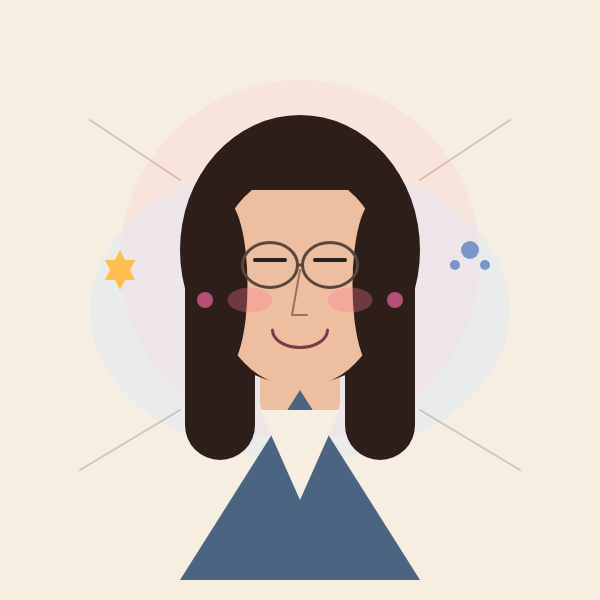
Frame 1 (no input)
Frame 60 (no input): identical to frame 1, image omitted
Frame 120 (the mouse pressed at the canvas centre since frame 60): identical to frame 1, image omitted

The p5.js sketch that drew this single still picture (run headless with seeded random() and noise() and a simulated clock; from frame 60 on, the mouse is pressed at the canvas centre):

// p5.js sketch
// ── sketch.js
function setup() {
  createCanvas(600, 600);
}

function draw() {
  background(245, 238, 225);

  // background aura
  noStroke();
  fill(255, 210, 210, 90);
  circle(300, 260, 360);

  fill(210, 230, 255, 80);
  ellipse(300, 310, 420, 300);

  // decorative lines
  stroke(120, 90, 80, 70);
  strokeWeight(2);
  line(90, 120, 180, 180);
  line(510, 120, 420, 180);
  line(80, 470, 180, 410);
  line(520, 470, 420, 410);

  // neck
  noStroke();
  fill(238, 190, 160);
  rect(260, 340, 80, 90, 30);

  // shirt
  fill(75, 100, 130);
  triangle(180, 580, 300, 390, 420, 580);
  fill(245, 238, 225);
  triangle(260, 410, 300, 500, 340, 410);

  // long hair back
  fill(45, 30, 25);
  ellipse(300, 250, 240, 270);
  rect(185, 210, 70, 250, 40);
  rect(345, 210, 70, 250, 40);

  // face
  fill(238, 190, 160);
  ellipse(300, 280, 175, 215);

  // middle-part hair shape
  fill(45, 30, 25);
  arc(270, 190, 130, 110, PI, TWO_PI);
  arc(330, 190, 130, 110, PI, TWO_PI);

  stroke(80, 55, 45);
  strokeWeight(3);

  // side hair
  noStroke();
  fill(45, 30, 25);
  ellipse(225, 285, 45, 170);
  ellipse(375, 285, 45, 170);

  // earrings
  fill(180, 80, 120);
  circle(205, 300, 16);
  circle(395, 300, 16);

  // eyes
  stroke(35);
  strokeWeight(4);
  line(255, 260, 285, 260);
  line(315, 260, 345, 260);

  // blush
  noStroke();
  fill(255, 120, 140, 80);
  ellipse(250, 300, 45, 25);
  ellipse(350, 300, 45, 25);

  // nose
  stroke(160, 110, 95);
  strokeWeight(2);
  line(300, 270, 292, 315);
  line(292, 315, 307, 315);

  // mouth
  noFill();
  stroke(120, 60, 70);
  strokeWeight(3);
  arc(300, 330, 55, 35, 0, PI);

  // glasses / artistic frame
  noFill();
  stroke(90, 70, 60);
  strokeWeight(3);
  ellipse(270, 265, 55, 45);
  ellipse(330, 265, 55, 45);
  line(298, 265, 302, 265);

  // small stars
  noStroke();
  fill(255, 190, 80);
  triangle(120, 250, 135, 280, 105, 280);
  triangle(120, 290, 135, 260, 105, 260);

  fill(120, 150, 200);
  circle(470, 250, 18);
  circle(455, 265, 10);
  circle(485, 265, 10);

  // signature
  fill(80);
  noStroke();
  textSize(18);
}
